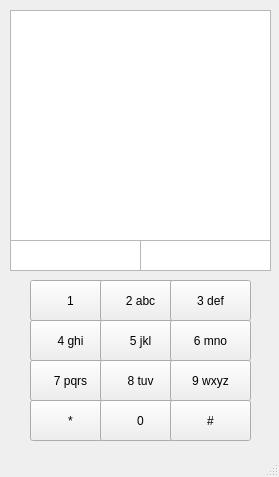
<?xml version="1.0" encoding="UTF-8"?>
<ui version="4.0">
 <class>T9Window</class>
 <widget class="QMainWindow" name="T9Window">
  <property name="geometry">
   <rect>
    <x>0</x>
    <y>0</y>
    <width>279</width>
    <height>477</height>
   </rect>
  </property>
  <property name="windowTitle">
   <string>T9 Dictionary</string>
  </property>
  <widget class="QWidget" name="centralWidget">
   <widget class="QPushButton" name="pushButton">
    <property name="geometry">
     <rect>
      <x>30</x>
      <y>280</y>
      <width>81</width>
      <height>41</height>
     </rect>
    </property>
    <property name="text">
     <string>1</string>
    </property>
   </widget>
   <widget class="QPushButton" name="pushButton_2">
    <property name="geometry">
     <rect>
      <x>100</x>
      <y>280</y>
      <width>81</width>
      <height>41</height>
     </rect>
    </property>
    <property name="text">
     <string>2 abc</string>
    </property>
   </widget>
   <widget class="QPushButton" name="pushButton_3">
    <property name="geometry">
     <rect>
      <x>170</x>
      <y>280</y>
      <width>81</width>
      <height>41</height>
     </rect>
    </property>
    <property name="text">
     <string>3 def</string>
    </property>
   </widget>
   <widget class="QPushButton" name="pushButton_4">
    <property name="geometry">
     <rect>
      <x>30</x>
      <y>320</y>
      <width>81</width>
      <height>41</height>
     </rect>
    </property>
    <property name="text">
     <string>4 ghi</string>
    </property>
   </widget>
   <widget class="QPushButton" name="pushButton_5">
    <property name="geometry">
     <rect>
      <x>100</x>
      <y>320</y>
      <width>81</width>
      <height>41</height>
     </rect>
    </property>
    <property name="text">
     <string>5 jkl</string>
    </property>
   </widget>
   <widget class="QPushButton" name="pushButton_6">
    <property name="geometry">
     <rect>
      <x>170</x>
      <y>320</y>
      <width>81</width>
      <height>41</height>
     </rect>
    </property>
    <property name="text">
     <string>6 mno</string>
    </property>
   </widget>
   <widget class="QPushButton" name="pushButton_7">
    <property name="geometry">
     <rect>
      <x>30</x>
      <y>360</y>
      <width>81</width>
      <height>41</height>
     </rect>
    </property>
    <property name="text">
     <string>7 pqrs</string>
    </property>
   </widget>
   <widget class="QPushButton" name="pushButton_8">
    <property name="geometry">
     <rect>
      <x>100</x>
      <y>360</y>
      <width>81</width>
      <height>41</height>
     </rect>
    </property>
    <property name="text">
     <string>8 tuv</string>
    </property>
   </widget>
   <widget class="QPushButton" name="pushButton_9">
    <property name="geometry">
     <rect>
      <x>170</x>
      <y>360</y>
      <width>81</width>
      <height>41</height>
     </rect>
    </property>
    <property name="text">
     <string>9 wxyz</string>
    </property>
   </widget>
   <widget class="QPushButton" name="pushButton_star">
    <property name="geometry">
     <rect>
      <x>30</x>
      <y>400</y>
      <width>81</width>
      <height>41</height>
     </rect>
    </property>
    <property name="text">
     <string>*</string>
    </property>
   </widget>
   <widget class="QPushButton" name="pushButton_0">
    <property name="geometry">
     <rect>
      <x>100</x>
      <y>400</y>
      <width>81</width>
      <height>41</height>
     </rect>
    </property>
    <property name="text">
     <string>0</string>
    </property>
   </widget>
   <widget class="QPushButton" name="pushButton_hash">
    <property name="geometry">
     <rect>
      <x>170</x>
      <y>400</y>
      <width>81</width>
      <height>41</height>
     </rect>
    </property>
    <property name="text">
     <string>#</string>
    </property>
   </widget>
   <widget class="QTextBrowser" name="textBrowser">
    <property name="geometry">
     <rect>
      <x>10</x>
      <y>10</y>
      <width>261</width>
      <height>231</height>
     </rect>
    </property>
   </widget>
   <widget class="QTextEdit" name="textEdit">
    <property name="geometry">
     <rect>
      <x>10</x>
      <y>240</y>
      <width>131</width>
      <height>31</height>
     </rect>
    </property>
    <property name="undoRedoEnabled">
     <bool>false</bool>
    </property>
    <property name="readOnly">
     <bool>true</bool>
    </property>
   </widget>
   <widget class="QTextEdit" name="textEdit_2">
    <property name="geometry">
     <rect>
      <x>140</x>
      <y>240</y>
      <width>131</width>
      <height>31</height>
     </rect>
    </property>
    <property name="undoRedoEnabled">
     <bool>false</bool>
    </property>
    <property name="readOnly">
     <bool>true</bool>
    </property>
   </widget>
  </widget>
  <widget class="QStatusBar" name="statusBar"/>
 </widget>
 <layoutdefault spacing="6" margin="11"/>
 <resources/>
 <connections/>
</ui>
